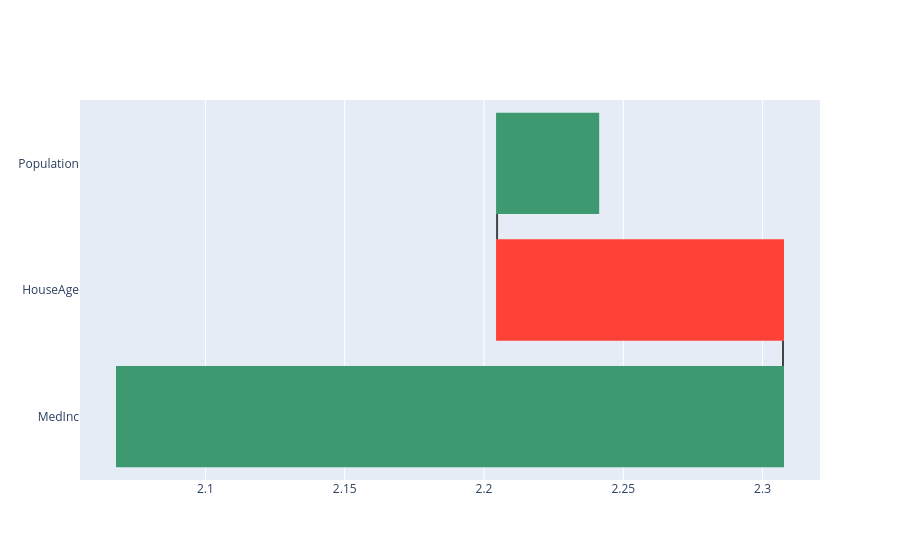

The notebook cell this image was saved under:
### Code cell
print(models["full"][4])
plot_waterfall(4)

### Figure 1 — Plotly figure (JSON) as saved in the notebook; plotly's stock layout.template omitted (floating-point values rounded to 4 significant figures)
{"data": [{"base": 2.068, "name": "waterfall", "orientation": "h", "type": "waterfall", "x": [0.2391, -0.1026, 0.0363], "y": ["MedInc", "HouseAge", "Population"]}], "layout": {}}
